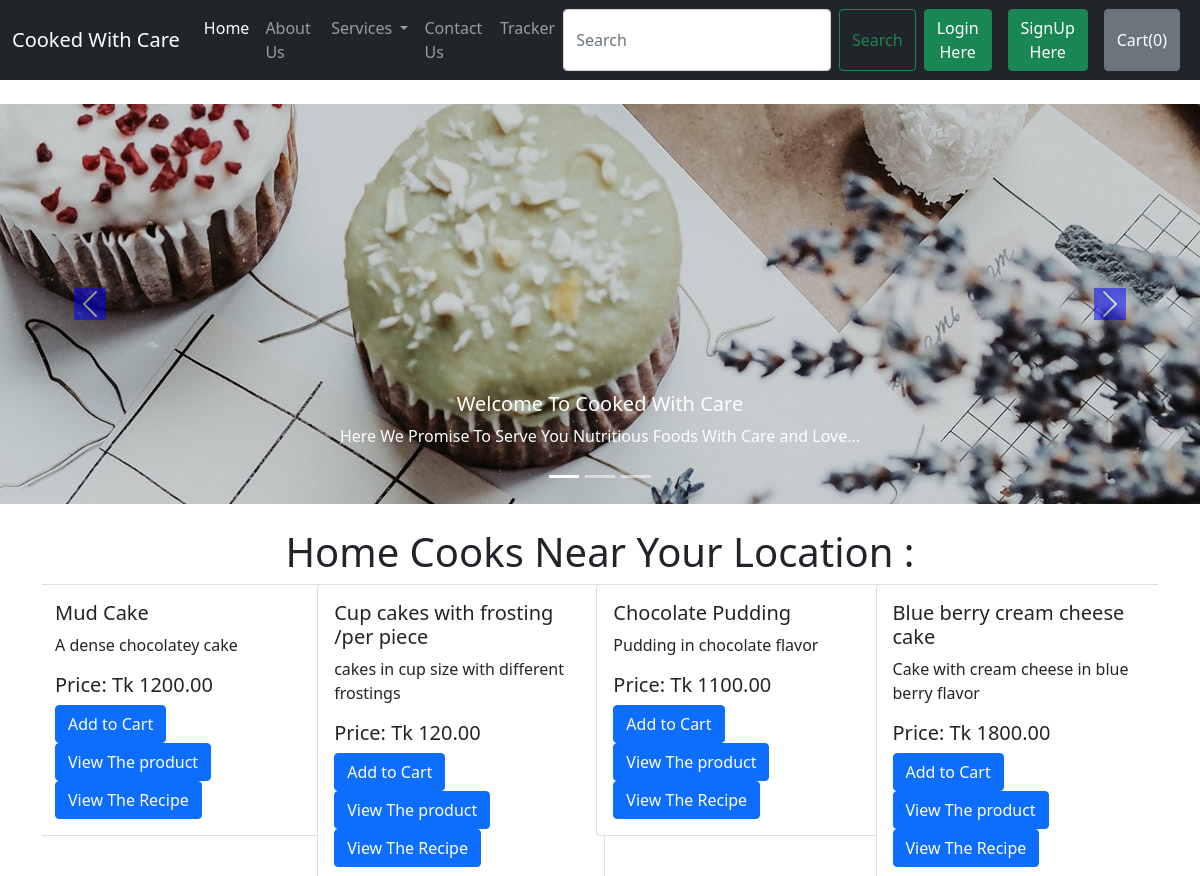
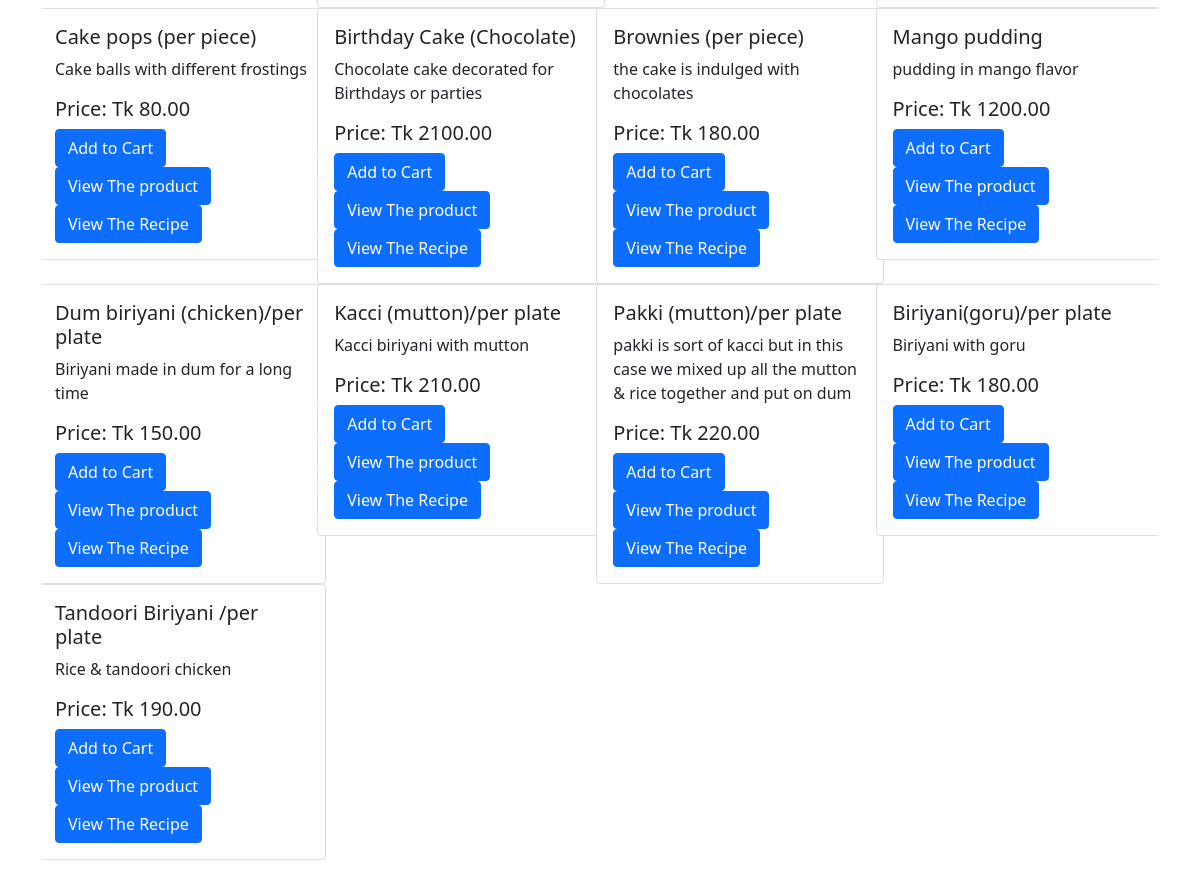
The page / on the database its author committed (2 pictures, top to bottom).
### shop/models.py (models this page shows)
class product(models.Model):
    product_name= models.CharField(max_length=122, default="")
    category = models.CharField(max_length=50, default="")
    desc=models.TextField(default="")
    price= models.DecimalField(max_digits=10, decimal_places=2,default=0)
    pub_date = models.DateField(default=True)

### home/views.py (the view)
# urls.py: path("", views.index, name='home'),
def index(request):
    context={
        "variable1": "Madiha is a good girl. Trust ME, She is.",
        "variable2": "Antara is a very very bad girl. Anatra 24 hours keep screeming at me :("
    }
    products = product.objects.all()
    print(products)
    n = len(products)
    nslides = n//4 + ceil((n/4)-(n//4))
    params = {'no_of_slides':nslides,'range':range(nslides),'product':products}
    return render(request, 'index.html',params)

### templates/index.html (shortened to what this page needs)
{% extends 'base.html' %} {% block title %}Home{% endblock title %}
{% block body %} {% load static %}
<div class="container-fluid my-4 px-0">
  <div
    id="carouselExampleCaptions"
    class="carousel slide"
    data-bs-ride="carousel"
  >
    <div class="carousel-indicators">
      <button
        type="button"
        data-bs-target="#carouselExampleCaptions"
        data-bs-slide-to="0"
        class="active"
        aria-current="true"
        aria-label="Slide 1"
      ></button>
      <button
        type="button"
        data-bs-target="#carouselExampleCaptions"
        data-bs-slide-to="1"
        aria-label="Slide 2"
      ></button>
      <button
        type="button"
        data-bs-target="#carouselExampleCaptions"
        data-bs-slide-to="2"
        aria-label="Slide 3"
      ></button>
    </div>
    <div class="carousel-inner">
      <div class="carousel-item active">
        <img
          src="/static/photo og cupcakes.jpg"
          class="d-block w-100"
          alt="a photo of food"
        />
        <div class="carousel-caption d-none d-md-block">
          <h5>Welcome To Cooked With Care</h5>
          <p>
            Here We Promise To Serve You Nutritious Foods With Care and Love...
          </p>
        </div>
      </div>
    </div>
    <button
      class="carousel-control-prev"
      type="button"
      data-bs-target="#carouselExampleCaptions"
      data-bs-slide="prev"
    >
      <span class="carousel-control-prev-icon" aria-hidden="true"></span>
    </button>
    <button
      class="carousel-control-next"
      type="button"
      data-bs-target="#carouselExampleCaptions"
      data-bs-slide="next"
    >
      <span class="carousel-control-next-icon" aria-hidden="true"></span>
    </button>
  </div>
</div>
<div class="container my-3">
  <div id="demo" class="crousel slide my=3" data-ride="carousel">
    <h1 class="my-2 text-center">Home Cooks Near Your Location :</h1>
    <div class="container carousel-inner no-padding">
      <div class="crousel-item active">
        {% for i in product %}
        <div class="col-xs-3 col-sm-3 col-md-3">
          <div class="card" style="width: 18rem">
            <div class="card-body">
              <h5 class="card-title" id="namepr{{i.id}}">{{i.product_name}}</h5>
              <p class="card-text">{{i.desc}}</p>
              <h5 class="card-title">Price: Tk <span id="pricepr{{i.id}}">{{i.price}}</span></h5>
              <span id="divpr{{i.id}}" class="divpr"
                ><button id="pr{{i.id}}" class="btn btn-primary cart">
                  Add to Cart
                </button></span
              >
              <a href="/productview/{{i.id}}"
                ><button id="{{i.id}}" class="btn btn-primary">
                  View The product
                </button></a
              >
              <a href="/viewrecipe/{{i.id}}"
                ><button id="{{i.id}}" class="btn btn-primary">
                  View The Recipe
                </button>
              </a>
            </div>
          </div>
        </div>
        {% if forloop.counter|divisibleby:4 and forloop.counter > 0 %}
        <div class="crousel-item active">{% endif %} {% endfor %}</div>
      </div>
    </div>
    {% endblock body %}

### templates/base.html (shortened to what this page needs)
<!doctype html>
<html lang="en">
<head>
  <link href="https://cdn.jsdelivr.net/npm/bootstrap@5.0.0-beta3/dist/css/bootstrap.min.css" rel="stylesheet"
>
</head>
<body>
  <nav class="navbar navbar-expand-lg navbar-dark bg-dark">
    <div class="container-fluid">
      <a class="navbar-brand" href="/">Cooked With Care</a>
      <div class="collapse navbar-collapse" id="navbarSupportedContent">
        <ul class="navbar-nav me-auto mb-2 mb-lg-0">
          <li class="nav-item">
            <a class="nav-link active" aria-current="page" href="/">Home</a>
          </li>
          <li class="nav-item">
            <a class="nav-link" href="/about">About Us</a>
          </li>
          <li class="nav-item dropdown">
            <a class="nav-link dropdown-toggle" href="/services" id="navbarDropdown" role="button"
              data-bs-toggle="dropdown" aria-expanded="false">
              Services
            </a>
          </li>
          <li class="nav-item">
            <a class="nav-link" href="/contact">Contact Us</a>
          </li>
          <li class="nav-item">
            <a class="nav-link" href="/tracker">Tracker </a>
          </li>
        </ul>
        <div class="ml-auto">
          <form method="get" action="/search" class="d-flex">
            <input class="form-control me-2" type="search" placeholder="Search" aria-label="Search" name="search" id="search">
            <button class="btn btn-outline-success" type="submit">Search</button>
            {% if user.is_authenticated %}
            <ul class="navbar-nav ml-auto">
              <li class="nav-item dropdown">
                <a class="nav-link dropdown-toggle" href="#" id="navbarDropdown" role="button" data-bs-toggle="dropdown"
                  aria-expanded="false">
                  Welcome {{request.user}}
                </a>
                <div class="dropdown-menu" aria-labelledby="navbarDropdown">
                  <a class="dropdown-item" href="/logout">Logout</a>
              </li>
            </ul>
            {% else %}
            <button type="button" class="btn btn-success mx-2" data-bs-toggle="modal" data-bs-target="#LoginModal">
              Login Here
            </button>
            <button type="button" class="btn btn-success mx-2" data-bs-toggle="modal" data-bs-target="#SignUpModal">
              SignUp Here
            </button>
            {% endif %}
            <button type="button" class="btn btn-secondary mx-2" id='popcart' data-bs-container="body"
              data-toggle="popover" data-placement="bottom" data-html='true' data-content="Bottom popover">
              Cart(<span id="cart">0</span>)
            </button>
          </form>
        </div>
      </div>
    </div>
  </nav>
  {% block body %}{% endblock body %}
</body>
</html>

### templates/base.html (style rules this page uses)
.col-md-3 { display: inline-block; margin-left: -4px; }
body .carousel-control-prev-icon, body .carousel-control-next-icon { background-color: blue; }
body .no-padding { padding-left: 0; padding-right: 0; }

### rows shown on the page
product: product_name "Mud Cake", desc "A dense chocolatey cake", price "1200.00"
product: product_name "Cup cakes with frosting /per piece", desc "cakes in cup size with different frostings", price "120.00"
product: product_name "Chocolate Pudding", desc "Pudding in chocolate flavor", price "1100.00"
product: product_name "Blue berry cream cheese cake", desc "Cake with cream cheese in blue berry flavor", price "1800.00"
product: product_name "Cake pops (per piece)", desc "Cake balls with different frostings", price "80.00"
product: product_name "Birthday Cake (Chocolate)", desc "Chocolate cake decorated for Birthdays or parties", price "2100.00"
product: product_name "Brownies (per piece)", desc "the cake is indulged with chocolates", price "180.00"
product: product_name "Mango pudding", desc "pudding in mango flavor", price "1200.00"
product: product_name "Dum biriyani (chicken)/per plate", desc "Biriyani made in dum for a long time", price "150.00"
product: product_name "Kacci (mutton)/per plate", desc "Kacci biriyani with mutton", price "210.00"
product: product_name "Pakki (mutton)/per plate", desc "pakki is sort of kacci but in this case we mixed up all the mutton & rice together and put on dum", price "220.00"
product: product_name "Biriyani(goru)/per plate", desc "Biriyani with goru", price "180.00"
product: product_name "Tandoori Biriyani /per plate", desc "Rice & tandoori chicken", price "190.00"
